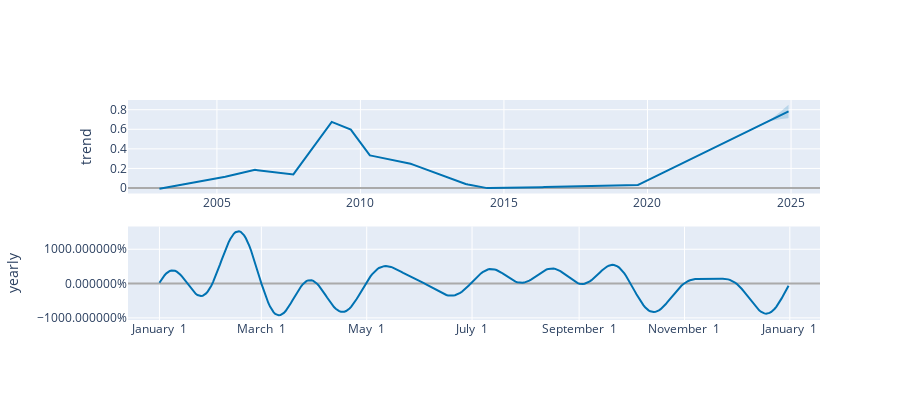

The notebook cell this image was saved under:
### Code cell
plot_components_plotly(m, forecast)

### Figure 1 — Plotly figure (JSON) as saved in the notebook; plotly's stock layout.template omitted (floating-point values rounded to 4 significant figures; data arrays with more than 128 entries replaced by an {"elided": "..."} marker saying what was removed)
{"data": [{"line": {"color": "#0072B2", "width": 2}, "mode": "lines", "name": "trend", "type": "scatter", "x": {"elided": "264 str values"}, "xaxis": "x", "y": {"elided": "264 float values"}, "yaxis": "y"}, {"line": {"color": "rgba(0, 114, 178, 0.2)", "width": 0}, "mode": "lines", "name": "trend_upper", "type": "scatter", "x": {"elided": "264 str values"}, "xaxis": "x", "y": {"elided": "264 float values"}, "yaxis": "y"}, {"fill": "tonexty", "fillcolor": "rgba(0, 114, 178, 0.2)", "line": {"color": "rgba(0, 114, 178, 0.2)", "width": 0}, "mode": "lines", "name": "trend_lower", "type": "scatter", "x": {"elided": "264 str values"}, "xaxis": "x", "y": {"elided": "264 float values"}, "yaxis": "y"}, {"line": {"color": "#0072B2", "width": 2}, "mode": "lines", "name": "yearly", "type": "scatter", "x": {"elided": "365 str values"}, "xaxis": "x2", "y": {"elided": "365 float values"}, "yaxis": "y2"}], "layout": {"height": 400, "showlegend": false, "width": 900, "xaxis": {"anchor": "y", "domain": [0, 1], "range": ["2001-11-26T19:12:00", "2026-01-04T04:48:00"], "type": "date"}, "xaxis2": {"anchor": "y2", "domain": [0, 1], "range": ["2016-12-13T18:54:02.958904115", "2018-01-18T11:04:57.863013581"], "tickformat": "%B %e", "type": "date"}, "yaxis": {"anchor": "x", "domain": [0.575, 1], "rangemode": "normal", "title": {"text": "trend"}, "zerolinecolor": "#AAA"}, "yaxis2": {"anchor": "x2", "domain": [0, 0.425], "hoverformat": ".2%", "tickformat": "%", "title": {"text": "yearly"}, "zerolinecolor": "#AAA"}}}
